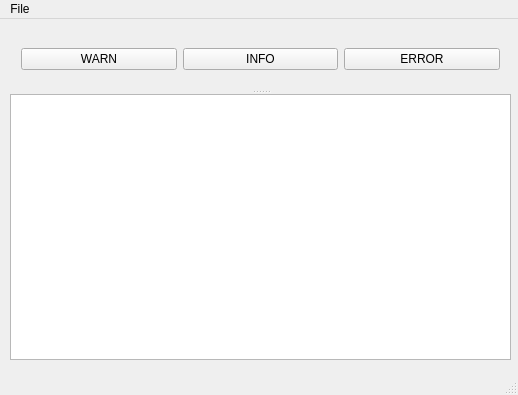
<?xml version="1.0" encoding="UTF-8"?>
<ui version="4.0">
 <class>MainWindow</class>
 <widget class="QMainWindow" name="MainWindow">
  <property name="geometry">
   <rect>
    <x>0</x>
    <y>0</y>
    <width>518</width>
    <height>395</height>
   </rect>
  </property>
  <property name="windowTitle">
   <string>MainWindow</string>
  </property>
  <property name="toolTip">
   <string/>
  </property>
  <property name="dockNestingEnabled">
   <bool>false</bool>
  </property>
  <widget class="QWidget" name="centralWidget">
   <widget class="QSplitter" name="splitter">
    <property name="geometry">
     <rect>
      <x>10</x>
      <y>10</y>
      <width>501</width>
      <height>331</height>
     </rect>
    </property>
    <property name="orientation">
     <enum>Qt::Vertical</enum>
    </property>
    <widget class="QWidget" name="horizontalLayoutWidget">
     <layout class="QHBoxLayout" name="horizontalLayout">
      <item>
       <widget class="QPushButton" name="warnButton">
        <property name="text">
         <string>WARN</string>
        </property>
       </widget>
      </item>
      <item>
       <widget class="QPushButton" name="infoButton">
        <property name="text">
         <string>INFO</string>
        </property>
       </widget>
      </item>
      <item>
       <widget class="QPushButton" name="errorButton">
        <property name="text">
         <string>ERROR</string>
        </property>
       </widget>
      </item>
     </layout>
    </widget>
    <widget class="QTextEdit" name="textEdit">
     <property name="readOnly">
      <bool>true</bool>
     </property>
    </widget>
   </widget>
  </widget>
  <widget class="QMenuBar" name="menuBar">
   <property name="geometry">
    <rect>
     <x>0</x>
     <y>0</y>
     <width>518</width>
     <height>25</height>
    </rect>
   </property>
   <widget class="QMenu" name="menuFile">
    <property name="title">
     <string>File</string>
    </property>
    <addaction name="actionQuit"/>
   </widget>
   <addaction name="menuFile"/>
  </widget>
  <widget class="QStatusBar" name="statusBar"/>
  <action name="actionQuit">
   <property name="text">
    <string>Quit</string>
   </property>
  </action>
 </widget>
 <layoutdefault spacing="6" margin="11"/>
 <resources/>
 <connections/>
</ui>
